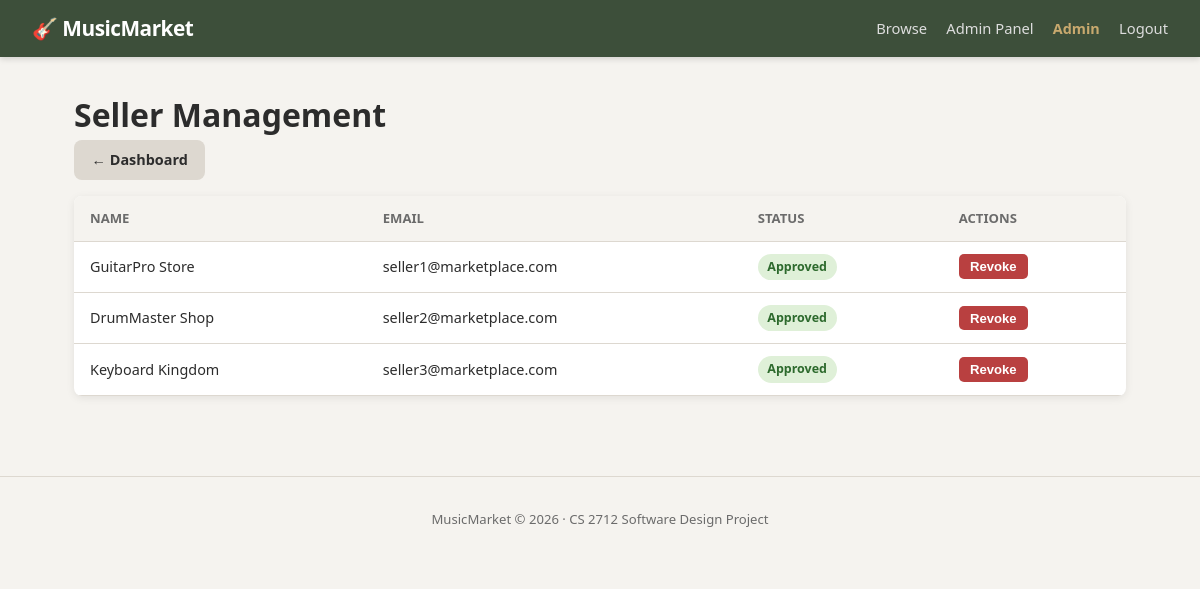
Page /admin/sellers (signed in) on the committed database.
### app/models/user.py (models this page shows, shortened)
class User(UserMixin, db.Model):
    __tablename__ = "user"
    user_id = db.Column(db.Integer, primary_key=True, autoincrement=True)
    name = db.Column(db.Text, nullable=False)
    email = db.Column(db.Text, nullable=False, unique=True)
    password = db.Column(db.Text, nullable=False)  # bcrypt hash
    role = db.Column(db.Text, nullable=False)       # customer | seller | admin
    seller_profile = db.relationship("Seller", back_populates="user",
                                     uselist=False, cascade="all, delete-orphan")
    cart = db.relationship("Cart", back_populates="customer",
                           uselist=False, cascade="all, delete-orphan")
    orders = db.relationship("Order", back_populates="customer",
                             cascade="all, delete-orphan")
    def is_admin(self):
        return self.role == "admin"

class Seller(db.Model):
    __tablename__ = "seller"
    seller_id = db.Column(db.Integer, db.ForeignKey("user.user_id"),
                          primary_key=True)
    is_approved = db.Column(db.Integer, nullable=False, default=0)  # BR-2
    total_sales = db.Column(db.Integer, nullable=False, default=0)
    total_rating = db.Column(db.Float, nullable=False, default=0.0)  # avg rating 0-5
    num_reviews = db.Column(db.Integer, nullable=False, default=0)
    joined_date = db.Column(db.Text)  # ISO format timestamp
    user = db.relationship("User", back_populates="seller_profile")
    products = db.relationship("Product", back_populates="seller",
                               cascade="all, delete-orphan")

### app/blueprints/admin.py (the view)
@admin_bp.route("/sellers")
@login_required
@admin_required
def sellers():
    all_sellers = Seller.query.join(User).order_by(Seller.is_approved).all()
    return render_template("admin/sellers.html", sellers=all_sellers)

### app/blueprints/admin.py (called while the page is built)
def admin_required(f):
    @wraps(f)
    def decorated(*args, **kwargs):
        if not current_user.is_authenticated or not current_user.is_admin():
            flash("Administrator access required.", "danger")
            return redirect(url_for("products.index"))
        return f(*args, **kwargs)
    return decorated

### app/templates/admin/sellers.html (shortened to what this page needs)
{% extends "base.html" %}
{% block content %}
<h1>Seller Management</h1>
<a href="{{ url_for('admin.dashboard') }}" class="btn-secondary">← Dashboard</a>
<table class="order-table" style="margin-top:1rem">
  <thead>
    <tr><th>Name</th><th>Email</th><th>Status</th><th>Actions</th></tr>
  </thead>
  <tbody>
    {% for seller in sellers %}
    <tr>
      <td>{{ seller.user.name }}</td>
      <td>{{ seller.user.email }}</td>
      <td>
        <span class="status-badge {% if seller.is_approved %}status-confirmed{% else %}status-pending{% endif %}">
          {% if seller.is_approved %}Approved{% else %}Pending{% endif %}
        </span>
      </td>
      <td>
        {% if not seller.is_approved %}
          <form method="POST" action="{{ url_for('admin.approve_seller', seller_id=seller.seller_id) }}" style="display:inline">
            <button type="submit" class="btn-small">Approve</button>
          </form>
        {% else %}
          <form method="POST" action="{{ url_for('admin.reject_seller', seller_id=seller.seller_id) }}" style="display:inline">
            <button type="submit" class="btn-danger-small"
                    onclick="return confirm('Revoke approval for this seller?')">Revoke</button>
          </form>
        {% endif %}
      </td>
    </tr>
    {% else %}
    <tr><td colspan="4">No sellers registered yet.</td></tr>
    {% endfor %}
  </tbody>
</table>
{% endblock %}

### app/templates/base.html (shortened to what this page needs)
<!DOCTYPE html>
<html lang="en">
<head>
  <link rel="stylesheet" href="{{ url_for('static', filename='css/style.css') }}"/>
</head>
<body>
<nav class="navbar">
  <a class="nav-brand" href="{{ url_for('products.index') }}">🎸 MusicMarket</a>
  <div class="nav-links">
    <a href="{{ url_for('products.index') }}">Browse</a>
    {% if current_user.is_authenticated %}
      {% if current_user.role == 'customer' %}
        <a href="{{ url_for('cart.view') }}">🛒 Cart</a>
        <a href="{{ url_for('orders.history') }}">My Orders</a>
      {% elif current_user.role == 'seller' %}
        <a href="{{ url_for('seller.dashboard') }}">Seller Dashboard</a>
      {% elif current_user.role == 'admin' %}
        <a href="{{ url_for('admin.dashboard') }}">Admin Panel</a>
      {% endif %}
      <span class="nav-user">{{ current_user.name }}</span>
      <a href="{{ url_for('auth.logout') }}">Logout</a>
    {% else %}
      <a href="{{ url_for('auth.login') }}">Login</a>
      <a href="{{ url_for('auth.register') }}" class="btn-primary">Register</a>
    {% endif %}
  </div>
</nav>
<div class="container">
  {% block content %}{% endblock %}
</div>
<footer>
  <p>MusicMarket &copy; 2026 · CS 2712 Software Design Project</p>
</footer>
</body>
</html>

### app/static/css/style.css (style rules this page uses)
:root { --bg: #f5f3ef; --surface: #ffffff; --primary: #5c6e58; --primary-dark: #3d4f3a; --accent: #c8a96e; --danger: #b94040; --text: #2c2c2c; --text-muted: #6b6b6b; --border: #ddd8d0; --radius: 8px; --shadow: 0 2px 8px rgba(0,0,0,0.08); }
*, *::before, *::after { box-sizing: border-box; margin: 0; padding: 0; }
body { font-family: 'Segoe UI', system-ui, sans-serif; background: var(--bg); color: var(--text); line-height: 1.6; }
a { color: var(--primary); text-decoration: none; }
.navbar { background: var(--primary-dark); padding: 0.75rem 2rem; display: flex; align-items: center; justify-content: space-between; box-shadow: 0 2px 6px rgba(0,0,0,0.15); }
.nav-brand { color: #fff; font-size: 1.3rem; font-weight: 700; letter-spacing: -0.5px; }
.nav-links { display: flex; align-items: center; gap: 1.2rem; }
.nav-links a { color: #ddd; font-size: 0.92rem; }
.nav-user { color: var(--accent); font-size: 0.9rem; font-weight: 600; }
.container { max-width: 1100px; margin: 0 auto; padding: 2rem 1.5rem; }
.btn-primary, .btn-secondary, .btn-danger, .btn-small, .btn-danger-small { display: inline-block; padding: 0.5rem 1.1rem; border-radius: var(--radius); font-size: 0.9rem; font-weight: 600; cursor: pointer; border: none; text-align: center; transition: background 0.2s; }
.btn-secondary { background: var(--border); color: var(--text); }
.btn-danger-small { background: var(--danger); color: #fff; padding: 0.3rem 0.7rem; font-size: 0.82rem; border-radius: 5px; }
.cart-table, .order-table { width: 100%; border-collapse: collapse; background: var(--surface); border-radius: var(--radius); overflow: hidden; box-shadow: var(--shadow); }
.cart-table th, .cart-table td, .order-table th, .order-table td { padding: 0.75rem 1rem; text-align: left; border-bottom: 1px solid var(--border); font-size: 0.9rem; }
.cart-table th, .order-table th { background: var(--bg); font-weight: 700; color: var(--text-muted); font-size: 0.82rem; text-transform: uppercase; }
.status-badge { display: inline-block; padding: 0.2rem 0.6rem; border-radius: 20px; font-size: 0.78rem; font-weight: 600; }
.status-confirmed { background: #dff0d8; color: #2d6a2d; }
footer { text-align: center; padding: 2rem; color: var(--text-muted); font-size: 0.82rem; border-top: 1px solid var(--border); margin-top: 3rem; }

### rows in the picture
User: name "Admin"
Seller: user.name "GuitarPro Store", user.email "seller1@marketplace.com", is_approved "Approved"
Seller: user.name "DrumMaster Shop", user.email "seller2@marketplace.com", is_approved "Approved"
Seller: user.name "Keyboard Kingdom", user.email "seller3@marketplace.com", is_approved "Approved"
